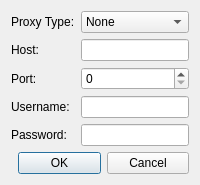
<?xml version="1.0" encoding="UTF-8"?>
<ui version="4.0">
 <class>ConnectionSettingsDialog</class>
 <widget class="QDialog" name="ConnectionSettingsDialog">
  <property name="windowTitle">
   <string>Connection Settings</string>
  </property>
  <layout class="QVBoxLayout" name="verticalLayout">
   <item>
    <layout class="QFormLayout" name="formLayout">
     <item row="0" column="0">
      <widget class="QLabel" name="labelProxyType">
       <property name="text">
        <string>Proxy Type:</string>
       </property>
      </widget>
     </item>
     <item row="0" column="1">
      <widget class="QComboBox" name="proxyTypeCombo">
       <item>
        <property name="text">
         <string>None</string>
        </property>
       </item>
       <item>
        <property name="text">
         <string>HTTP</string>
        </property>
       </item>
       <item>
        <property name="text">
         <string>SOCKS5</string>
        </property>
       </item>
      </widget>
     </item>
     <item row="1" column="0">
      <widget class="QLabel" name="labelHost">
       <property name="text">
        <string>Host:</string>
       </property>
      </widget>
     </item>
     <item row="1" column="1">
      <widget class="QLineEdit" name="hostEdit"/>
     </item>
     <item row="2" column="0">
      <widget class="QLabel" name="labelPort">
       <property name="text">
        <string>Port:</string>
       </property>
      </widget>
     </item>
     <item row="2" column="1">
      <widget class="QSpinBox" name="portSpin">
       <property name="maximum">
        <number>65535</number>
       </property>
      </widget>
     </item>
     <item row="3" column="0">
      <widget class="QLabel" name="labelUsername">
       <property name="text">
        <string>Username:</string>
       </property>
      </widget>
     </item>
     <item row="3" column="1">
      <widget class="QLineEdit" name="usernameEdit"/>
     </item>
     <item row="4" column="0">
      <widget class="QLabel" name="labelPassword">
       <property name="text">
        <string>Password:</string>
       </property>
      </widget>
     </item>
     <item row="4" column="1">
      <widget class="QLineEdit" name="passwordEdit">
       <property name="echoMode">
        <enum>QLineEdit::Password</enum>
       </property>
      </widget>
     </item>
    </layout>
   </item>
   <item>
    <layout class="QHBoxLayout" name="buttonLayout">
     <item>
      <spacer name="horizontalSpacer">
       <property name="orientation">
        <enum>Qt::Horizontal</enum>
       </property>
       <property name="sizeType">
        <enum>QSizePolicy::Expanding</enum>
       </property>
      </spacer>
     </item>
     <item>
      <widget class="QPushButton" name="okButton">
       <property name="text">
        <string>OK</string>
       </property>
       <property name="default">
        <bool>true</bool>
       </property>
      </widget>
     </item>
     <item>
      <widget class="QPushButton" name="cancelButton">
       <property name="text">
        <string>Cancel</string>
       </property>
      </widget>
     </item>
    </layout>
   </item>
  </layout>
 </widget>
 <resources/>
 <connections/>
</ui>
